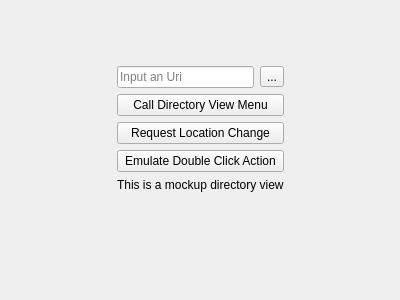
<?xml version="1.0" encoding="UTF-8"?>
<ui version="4.0">
 <class>MockupDirectoryViewContent</class>
 <widget class="QWidget" name="MockupDirectoryViewContent">
  <property name="geometry">
   <rect>
    <x>0</x>
    <y>0</y>
    <width>400</width>
    <height>300</height>
   </rect>
  </property>
  <property name="windowTitle">
   <string>Form</string>
  </property>
  <layout class="QGridLayout" name="gridLayout">
   <item row="4" column="0">
    <spacer name="horizontalSpacer">
     <property name="orientation">
      <enum>Qt::Horizontal</enum>
     </property>
     <property name="sizeHint" stdset="0">
      <size>
       <width>40</width>
       <height>20</height>
      </size>
     </property>
    </spacer>
   </item>
   <item row="4" column="1" colspan="2">
    <widget class="QPushButton" name="pushButton_3">
     <property name="text">
      <string>Emulate Double Click Action</string>
     </property>
    </widget>
   </item>
   <item row="3" column="1" colspan="2">
    <widget class="QPushButton" name="pushButton_2">
     <property name="text">
      <string>Request Location Change</string>
     </property>
    </widget>
   </item>
   <item row="2" column="1" colspan="2">
    <widget class="QPushButton" name="pushButton">
     <property name="text">
      <string>Call Directory View Menu</string>
     </property>
    </widget>
   </item>
   <item row="1" column="2">
    <widget class="QToolButton" name="toolButton">
     <property name="text">
      <string>...</string>
     </property>
    </widget>
   </item>
   <item row="5" column="1" colspan="2">
    <widget class="QLabel" name="label">
     <property name="text">
      <string>This is a mockup directory view


</string>
     </property>
    </widget>
   </item>
   <item row="0" column="1">
    <spacer name="verticalSpacer">
     <property name="orientation">
      <enum>Qt::Vertical</enum>
     </property>
     <property name="sizeHint" stdset="0">
      <size>
       <width>20</width>
       <height>40</height>
      </size>
     </property>
    </spacer>
   </item>
   <item row="6" column="1">
    <spacer name="verticalSpacer_2">
     <property name="orientation">
      <enum>Qt::Vertical</enum>
     </property>
     <property name="sizeHint" stdset="0">
      <size>
       <width>20</width>
       <height>40</height>
      </size>
     </property>
    </spacer>
   </item>
   <item row="1" column="1">
    <widget class="QLineEdit" name="lineEdit">
     <property name="placeholderText">
      <string>Input an Uri</string>
     </property>
    </widget>
   </item>
   <item row="4" column="3">
    <spacer name="horizontalSpacer_2">
     <property name="orientation">
      <enum>Qt::Horizontal</enum>
     </property>
     <property name="sizeHint" stdset="0">
      <size>
       <width>40</width>
       <height>20</height>
      </size>
     </property>
    </spacer>
   </item>
  </layout>
 </widget>
 <resources/>
 <connections/>
</ui>
